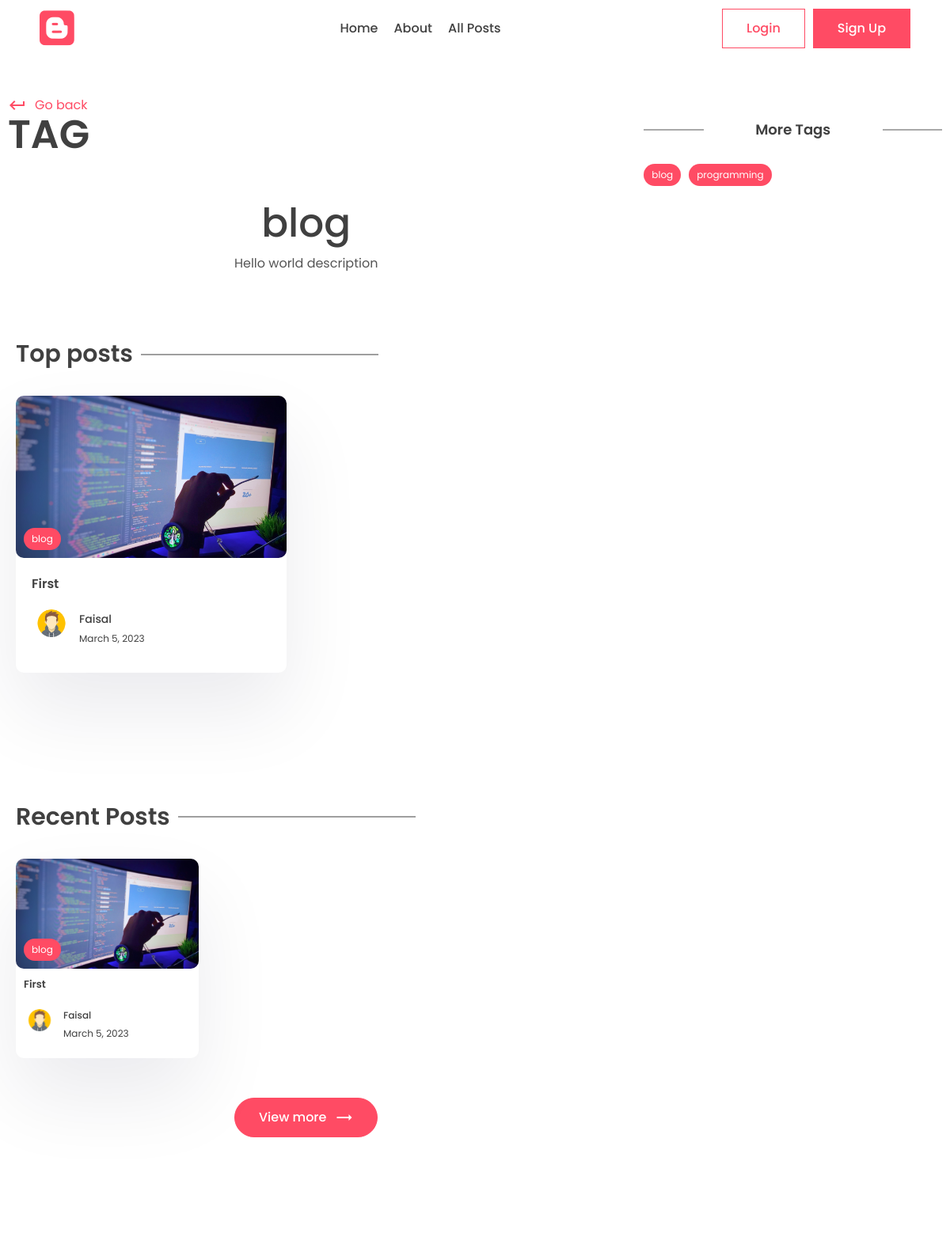
Before: /tag/blog (upper part) with the older database file.
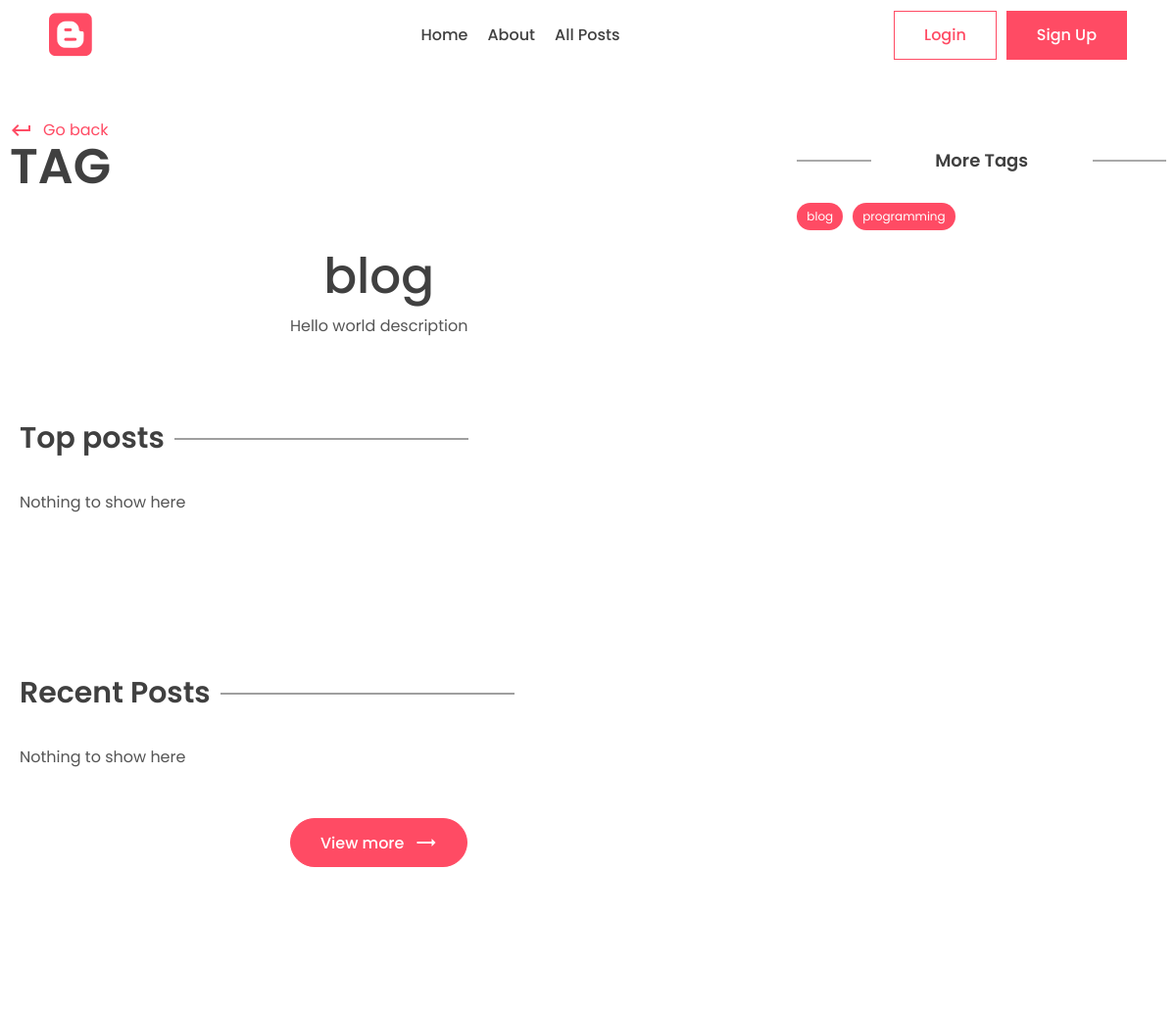
After: the same page with the newer database file.
### app/models.py (models this page shows, shortened)
class Post(models.Model):
    title =  models.CharField(max_length=200)
    content = models.TextField()
    last_updated = models.DateTimeField(auto_now=True)
    slug = models.SlugField(max_length=200, unique=True)
    image = models.ImageField(null=True, blank=True, upload_to="images/")
    tags = models.ManyToManyField(Tag, blank=True, related_name='post')
    view_count=models.IntegerField(null=True, blank=True)
    is_featured = models.BooleanField(default=False)
    author = models.ForeignKey(User, on_delete=models.CASCADE, null=True, blank=True)
    bookmarks = models.ManyToManyField(User, related_name="bookmarks", default=None, blank=True)
    likes = models.ManyToManyField(User, related_name="post_like", default=None, blank=True)

class Tag(models.Model):
    name = models.CharField(max_length=100)
    description = models.CharField(max_length=100)
    slug = models.SlugField(max_length=200, unique=True)

class Profile(models.Model):
    user = models.OneToOneField(User, on_delete=models.CASCADE)
    profile_image = models.ImageField(null=True, blank=True, upload_to="images/")
    slug = models.SlugField(max_length=200, unique=True)
    bio = models.CharField(max_length=200)

### app/views.py (the view)
# urls.py: path('tag/<slug:slug>',views.tag_page,name='tag_page'),
def tag_page(request, slug):
    tag = Tag.objects.get(slug=slug)
    top_posts = Post.objects.filter(tags__in=[tag.id]).order_by('-view_count')[0:2]
    recent_posts = Post.objects.filter(tags__in=[tag.id]).order_by('-last_updated')[0:2]
    tags = Tag.objects.all()
    context={'tag':tag,'top_posts':top_posts, 'recent_posts':recent_posts, 'tags':tags}
    return render(request, 'app/tag.html', context)

### app/templates/app/tag.html (shortened to what the changed rows need)
{% extends 'base.html' %}
{% block content %}
      <div class="container">
        <div class="layout">
          <div class="left">
            <div class="page-top">
              <div class="top flex">
                <div class="page-name">
                  <h1>Tag</h1>
                </div>
              </div>
            </div>
            <center>
              <div class="typo">
                <h1 class="title">{{tag.name}}</h1>
                <p>
                  {{tag.description}}
                </p>
              </div>
            </center>
            <section class="sp">
              <div class="container">
                <h1 class="sec-title">Top posts</h1>
                <div class="grid-2 blog">
                {% for post in top_posts %}
                  <a href="{% url 'post_page' post.slug %}">
                    <div class="card">
                      <div class="post-img">
                        <img src="{{post.image.url}}" alt="" />
                        <div class="tag">{{post.tags.all.0.name}}</div>
                      </div>
                      <div class="card-content">
                        <h3>
                          {{post.title}}
                        </h3>
                        <div class="author">
                          <div class="profile-pic">
                            <img src="{{post.author.profile.profile_image.url}}" alt="" />
                          </div>
                          <div class="details">
                            <p>{{post.author.first_name}}</p>
                            <small>{{post.last_updated|date}}</small>
                          </div>
                        </div>
                      </div>
                    </div>
                  </a>
                  {% empty %}
                  <p>Nothing to show here</p>
                {% endfor %}
                </div>
              </div>
            </section>
            <section class="sp">
              <div class="container">
                <h1 class="sec-title">Recent Posts</h1>
                <div class="grid-3 blog-grid">
                {% for post in recent_posts %}
                  <a href="{% url 'post_page' post.slug %}">
                    <div class="card">
                      <div class="post-img">
                        <img src="{{post.image.url}}" alt="" />
                        <div class="tag">{{post.tags.all.0.name}}</div>
                      </div>
                      <div class="card-content">
                        <h3>
                          {{post.title}}
                        </h3>
                        <div class="author">
                            <div class="profile-pic">
                              <img src="{{post.author.profile.profile_image.url}}" alt="" />
                            </div>
                            <div class="details">
                              <p>{{post.author.first_name}}</p>
                              <small>{{post.last_updated|date}}</small>
                            </div>
                          </div>
                      </div>
                    </div>
                  </a>
                  {% empty %}
                  <p>Nothing to show here</p>
                {% endfor %}
                </div>
              </div>
            </section>
          </div>
          <div class="right">
            <div class="block">
              <h2 class="title2">More Tags</h2>
              <div class="blog-tags">
                {% for tag in tags %}
                <a href="{% url 'tag_page' tag.slug %}" class="tag">{{tag.name}}</a>
                {% endfor %}
              </div>
            </div>
          </div>
        </div>
      </div>
{% endblock content %}

Changed rows visible on the page:
removed Post: image (picture), tags.all.0.name "blog", title "First", author.profile.profile_image (picture), author.first_name "Faisal", last_updated "March 5, 2023"
Other visible differences:
text now shown: "Nothing to show here Nothing to show here"
